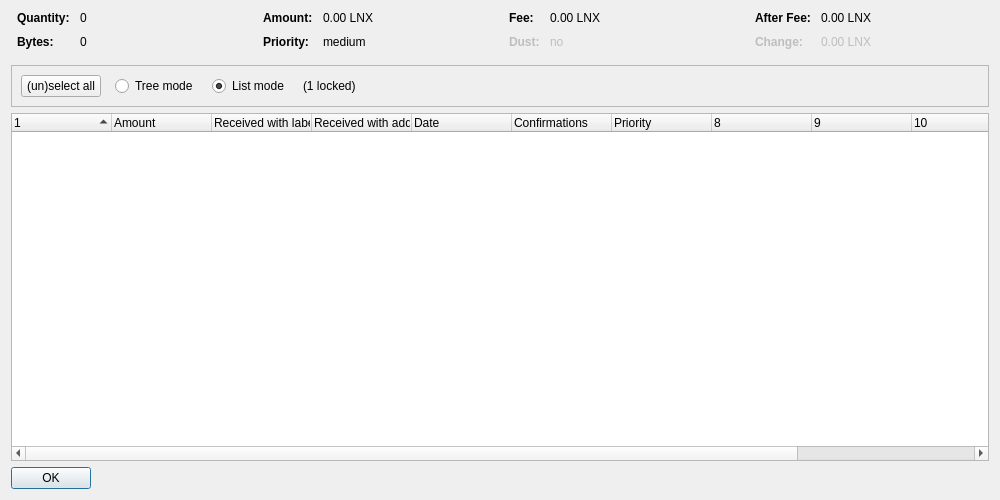
<?xml version="1.0" encoding="UTF-8"?>
<ui version="4.0">
 <class>CoinControlDialog</class>
 <widget class="QDialog" name="CoinControlDialog">
  <property name="geometry">
   <rect>
    <x>0</x>
    <y>0</y>
    <width>1000</width>
    <height>500</height>
   </rect>
  </property>
  <property name="windowTitle">
   <string>Coin Selection</string>
  </property>
  <layout class="QVBoxLayout" name="verticalLayout">
   <item>
    <layout class="QHBoxLayout" name="horizontalLayoutTop" stretch="0,0,0,0">
     <property name="topMargin">
      <number>0</number>
     </property>
     <property name="bottomMargin">
      <number>10</number>
     </property>
     <item>
      <layout class="QFormLayout" name="formLayoutCoinControl1">
       <property name="horizontalSpacing">
        <number>10</number>
       </property>
       <property name="verticalSpacing">
        <number>10</number>
       </property>
       <property name="leftMargin">
        <number>6</number>
       </property>
       <property name="rightMargin">
        <number>6</number>
       </property>
       <item row="0" column="0">
        <widget class="QLabel" name="labelCoinControlQuantityText">
         <property name="font">
          <font>
           <weight>75</weight>
           <bold>true</bold>
          </font>
         </property>
         <property name="text">
          <string>Quantity:</string>
         </property>
        </widget>
       </item>
       <item row="0" column="1">
        <widget class="QLabel" name="labelCoinControlQuantity">
         <property name="cursor">
          <cursorShape>IBeamCursor</cursorShape>
         </property>
         <property name="contextMenuPolicy">
          <enum>Qt::ActionsContextMenu</enum>
         </property>
         <property name="text">
          <string notr="true">0</string>
         </property>
         <property name="textInteractionFlags">
          <set>Qt::LinksAccessibleByMouse|Qt::TextSelectableByKeyboard|Qt::TextSelectableByMouse</set>
         </property>
        </widget>
       </item>
       <item row="1" column="0">
        <widget class="QLabel" name="labelCoinControlBytesText">
         <property name="font">
          <font>
           <weight>75</weight>
           <bold>true</bold>
          </font>
         </property>
         <property name="text">
          <string>Bytes:</string>
         </property>
        </widget>
       </item>
       <item row="1" column="1">
        <widget class="QLabel" name="labelCoinControlBytes">
         <property name="cursor">
          <cursorShape>IBeamCursor</cursorShape>
         </property>
         <property name="contextMenuPolicy">
          <enum>Qt::ActionsContextMenu</enum>
         </property>
         <property name="text">
          <string notr="true">0</string>
         </property>
         <property name="textInteractionFlags">
          <set>Qt::LinksAccessibleByMouse|Qt::TextSelectableByKeyboard|Qt::TextSelectableByMouse</set>
         </property>
        </widget>
       </item>
      </layout>
     </item>
     <item>
      <layout class="QFormLayout" name="formLayoutCoinControl2">
       <property name="horizontalSpacing">
        <number>10</number>
       </property>
       <property name="verticalSpacing">
        <number>10</number>
       </property>
       <property name="leftMargin">
        <number>6</number>
       </property>
       <property name="rightMargin">
        <number>6</number>
       </property>
       <item row="0" column="0">
        <widget class="QLabel" name="labelCoinControlAmountText">
         <property name="font">
          <font>
           <weight>75</weight>
           <bold>true</bold>
          </font>
         </property>
         <property name="text">
          <string>Amount:</string>
         </property>
        </widget>
       </item>
       <item row="0" column="1">
        <widget class="QLabel" name="labelCoinControlAmount">
         <property name="cursor">
          <cursorShape>IBeamCursor</cursorShape>
         </property>
         <property name="contextMenuPolicy">
          <enum>Qt::ActionsContextMenu</enum>
         </property>
         <property name="text">
          <string notr="true">0.00 LNX</string>
         </property>
         <property name="textInteractionFlags">
          <set>Qt::LinksAccessibleByMouse|Qt::TextSelectableByKeyboard|Qt::TextSelectableByMouse</set>
         </property>
        </widget>
       </item>
       <item row="1" column="0">
        <widget class="QLabel" name="labelCoinControlPriorityText">
         <property name="font">
          <font>
           <weight>75</weight>
           <bold>true</bold>
          </font>
         </property>
         <property name="text">
          <string>Priority:</string>
         </property>
        </widget>
       </item>
       <item row="1" column="1">
        <widget class="QLabel" name="labelCoinControlPriority">
         <property name="cursor">
          <cursorShape>IBeamCursor</cursorShape>
         </property>
         <property name="contextMenuPolicy">
          <enum>Qt::ActionsContextMenu</enum>
         </property>
         <property name="text">
          <string notr="true">medium</string>
         </property>
         <property name="textInteractionFlags">
          <set>Qt::LinksAccessibleByMouse|Qt::TextSelectableByKeyboard|Qt::TextSelectableByMouse</set>
         </property>
        </widget>
       </item>
      </layout>
     </item>
     <item>
      <layout class="QFormLayout" name="formLayoutCoinControl3">
       <property name="horizontalSpacing">
        <number>10</number>
       </property>
       <property name="verticalSpacing">
        <number>10</number>
       </property>
       <property name="leftMargin">
        <number>6</number>
       </property>
       <property name="rightMargin">
        <number>6</number>
       </property>
       <item row="0" column="0">
        <widget class="QLabel" name="labelCoinControlFeeText">
         <property name="font">
          <font>
           <weight>75</weight>
           <bold>true</bold>
          </font>
         </property>
         <property name="text">
          <string>Fee:</string>
         </property>
        </widget>
       </item>
       <item row="0" column="1">
        <widget class="QLabel" name="labelCoinControlFee">
         <property name="cursor">
          <cursorShape>IBeamCursor</cursorShape>
         </property>
         <property name="contextMenuPolicy">
          <enum>Qt::ActionsContextMenu</enum>
         </property>
         <property name="text">
          <string notr="true">0.00 LNX</string>
         </property>
         <property name="textInteractionFlags">
          <set>Qt::LinksAccessibleByMouse|Qt::TextSelectableByKeyboard|Qt::TextSelectableByMouse</set>
         </property>
        </widget>
       </item>
       <item row="1" column="0">
        <widget class="QLabel" name="labelCoinControlLowOutputText">
         <property name="enabled">
          <bool>false</bool>
         </property>
         <property name="font">
          <font>
           <weight>75</weight>
           <bold>true</bold>
          </font>
         </property>
         <property name="text">
          <string>Dust:</string>
         </property>
        </widget>
       </item>
       <item row="1" column="1">
        <widget class="QLabel" name="labelCoinControlLowOutput">
         <property name="enabled">
          <bool>false</bool>
         </property>
         <property name="cursor">
          <cursorShape>IBeamCursor</cursorShape>
         </property>
         <property name="contextMenuPolicy">
          <enum>Qt::ActionsContextMenu</enum>
         </property>
         <property name="text">
          <string notr="true">no</string>
         </property>
         <property name="textInteractionFlags">
          <set>Qt::LinksAccessibleByMouse|Qt::TextSelectableByKeyboard|Qt::TextSelectableByMouse</set>
         </property>
        </widget>
       </item>
      </layout>
     </item>
     <item>
      <layout class="QFormLayout" name="formLayoutCoinControl4">
       <property name="horizontalSpacing">
        <number>10</number>
       </property>
       <property name="verticalSpacing">
        <number>10</number>
       </property>
       <property name="leftMargin">
        <number>6</number>
       </property>
       <property name="rightMargin">
        <number>6</number>
       </property>
       <item row="0" column="0">
        <widget class="QLabel" name="labelCoinControlAfterFeeText">
         <property name="font">
          <font>
           <weight>75</weight>
           <bold>true</bold>
          </font>
         </property>
         <property name="text">
          <string>After Fee:</string>
         </property>
        </widget>
       </item>
       <item row="0" column="1">
        <widget class="QLabel" name="labelCoinControlAfterFee">
         <property name="cursor">
          <cursorShape>IBeamCursor</cursorShape>
         </property>
         <property name="contextMenuPolicy">
          <enum>Qt::ActionsContextMenu</enum>
         </property>
         <property name="text">
          <string notr="true">0.00 LNX</string>
         </property>
         <property name="textInteractionFlags">
          <set>Qt::LinksAccessibleByMouse|Qt::TextSelectableByKeyboard|Qt::TextSelectableByMouse</set>
         </property>
        </widget>
       </item>
       <item row="1" column="0">
        <widget class="QLabel" name="labelCoinControlChangeText">
         <property name="enabled">
          <bool>false</bool>
         </property>
         <property name="font">
          <font>
           <weight>75</weight>
           <bold>true</bold>
          </font>
         </property>
         <property name="text">
          <string>Change:</string>
         </property>
        </widget>
       </item>
       <item row="1" column="1">
        <widget class="QLabel" name="labelCoinControlChange">
         <property name="enabled">
          <bool>false</bool>
         </property>
         <property name="cursor">
          <cursorShape>IBeamCursor</cursorShape>
         </property>
         <property name="contextMenuPolicy">
          <enum>Qt::ActionsContextMenu</enum>
         </property>
         <property name="text">
          <string notr="true">0.00 LNX</string>
         </property>
         <property name="textInteractionFlags">
          <set>Qt::LinksAccessibleByMouse|Qt::TextSelectableByKeyboard|Qt::TextSelectableByMouse</set>
         </property>
        </widget>
       </item>
      </layout>
     </item>
    </layout>
   </item>
   <item>
    <widget class="QFrame" name="frame">
     <property name="minimumSize">
      <size>
       <width>0</width>
       <height>40</height>
      </size>
     </property>
     <property name="frameShape">
      <enum>QFrame::StyledPanel</enum>
     </property>
     <property name="frameShadow">
      <enum>QFrame::Sunken</enum>
     </property>
     <layout class="QHBoxLayout" name="horizontalLayout">
      <item>
       <layout class="QHBoxLayout" name="horizontalLayoutPanel" stretch="0,0,0,0,0">
        <property name="spacing">
         <number>14</number>
        </property>
        <item>
         <widget class="QPushButton" name="pushButtonSelectAll">
          <property name="sizePolicy">
           <sizepolicy hsizetype="Maximum" vsizetype="Fixed">
            <horstretch>0</horstretch>
            <verstretch>0</verstretch>
           </sizepolicy>
          </property>
          <property name="text">
           <string>(un)select all</string>
          </property>
          <property name="autoDefault">
           <bool>false</bool>
          </property>
         </widget>
        </item>
        <item>
         <widget class="QRadioButton" name="radioTreeMode">
          <property name="sizePolicy">
           <sizepolicy hsizetype="Maximum" vsizetype="Fixed">
            <horstretch>0</horstretch>
            <verstretch>0</verstretch>
           </sizepolicy>
          </property>
          <property name="text">
           <string>Tree mode</string>
          </property>
         </widget>
        </item>
        <item>
         <widget class="QRadioButton" name="radioListMode">
          <property name="sizePolicy">
           <sizepolicy hsizetype="Maximum" vsizetype="Fixed">
            <horstretch>0</horstretch>
            <verstretch>0</verstretch>
           </sizepolicy>
          </property>
          <property name="text">
           <string>List mode</string>
          </property>
          <property name="checked">
           <bool>true</bool>
          </property>
         </widget>
        </item>
        <item>
         <widget class="QLabel" name="labelLocked">
          <property name="text">
           <string notr="true">(1 locked)</string>
          </property>
         </widget>
        </item>
        <item>
         <spacer name="horizontalSpacer">
          <property name="orientation">
           <enum>Qt::Horizontal</enum>
          </property>
          <property name="sizeHint" stdset="0">
           <size>
            <width>40</width>
            <height>20</height>
           </size>
          </property>
         </spacer>
        </item>
       </layout>
      </item>
     </layout>
    </widget>
   </item>
   <item>
    <widget class="CoinControlTreeWidget" name="treeWidget">
     <property name="contextMenuPolicy">
      <enum>Qt::CustomContextMenu</enum>
     </property>
     <property name="sortingEnabled">
      <bool>false</bool>
     </property>
     <property name="columnCount">
      <number>12</number>
     </property>
     <attribute name="headerShowSortIndicator" stdset="0">
      <bool>true</bool>
     </attribute>
     <attribute name="headerStretchLastSection">
      <bool>false</bool>
     </attribute>
     <column>
      <property name="text">
       <string/>
      </property>
     </column>
     <column>
      <property name="text">
       <string>Amount</string>
      </property>
     </column>
     <column>
      <property name="text">
       <string>Received with label</string>
      </property>
     </column>
     <column>
      <property name="text">
       <string>Received with address</string>
      </property>
     </column>
     <column>
      <property name="text">
       <string>Date</string>
      </property>
     </column>
     <column>
      <property name="text">
       <string>Confirmations</string>
      </property>
      <property name="toolTip">
       <string>Confirmed</string>
      </property>
     </column>
     <column>
      <property name="text">
       <string>Priority</string>
      </property>
     </column>
     <column>
      <property name="text">
       <string/>
      </property>
     </column>
     <column>
      <property name="text">
       <string/>
      </property>
     </column>
     <column>
      <property name="text">
       <string/>
      </property>
     </column>
     <column>
      <property name="text">
       <string/>
      </property>
     </column>
     <column>
      <property name="text">
       <string/>
      </property>
     </column>
    </widget>
   </item>
   <item>
    <widget class="QDialogButtonBox" name="buttonBox">
     <property name="sizePolicy">
      <sizepolicy hsizetype="Maximum" vsizetype="Fixed">
       <horstretch>0</horstretch>
       <verstretch>0</verstretch>
      </sizepolicy>
     </property>
     <property name="orientation">
      <enum>Qt::Horizontal</enum>
     </property>
     <property name="standardButtons">
      <set>QDialogButtonBox::Ok</set>
     </property>
    </widget>
   </item>
  </layout>
 </widget>
 <customwidgets>
  <customwidget>
   <class>CoinControlTreeWidget</class>
   <extends>QTreeWidget</extends>
   <header>coincontroltreewidget.h</header>
  </customwidget>
 </customwidgets>
 <resources/>
 <connections/>
</ui>
